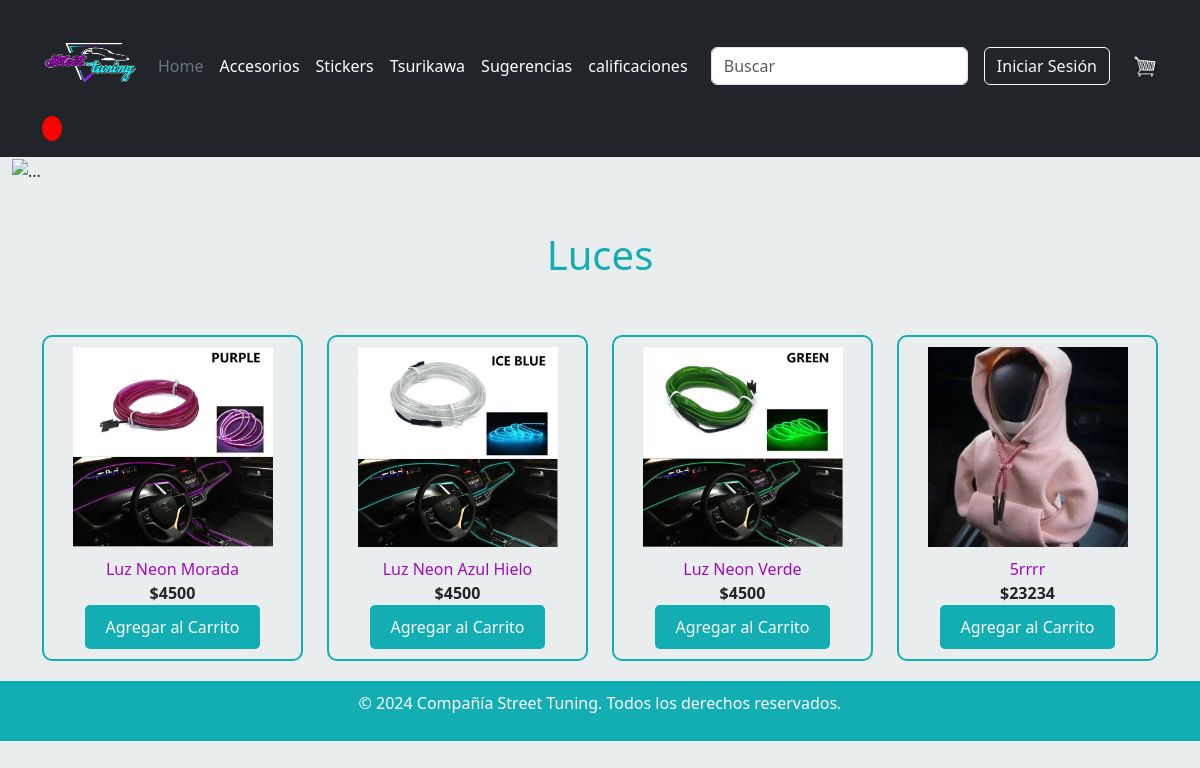
Screenshot of /luces with the database file from the repository.
### appweb/models.py (models this page shows, shortened)
class Producto(models.Model):
    id_producto = models.UUIDField(primary_key=True, default=uuid.uuid4, editable=False)
    nombre = models.CharField(max_length=4000)
    cantidad = models.IntegerField()
    precio = models.IntegerField()
    categoria = models.ForeignKey(Categoria, on_delete=models.CASCADE)
    foto = models.ImageField(upload_to="producto",null=True)

### appweb/views.py (the view)
# urls.py: path('luces', luces, name='luces'),
def luces(request):
    luces = Producto.objects.filter(categoria__id_categoria='82b3b0ea-da68-4f58-92f6-66638a08701d')
    data ={
        'luces' : luces
    }
    return render(request, 'luces.html', data)

### appweb/context_processors.py (called while the page is built)
def carrito_items(request):
    if request.user.is_authenticated:
        try:
            cliente = Cliente.objects.get(usuario=request.user)
            orden, created = Orden.objects.get_or_create(cliente=cliente, complete=False)
            carritoItems = orden.get_carrito_items
        except Cliente.DoesNotExist:
            carritoItems = 0
    else:
        carritoItems = 0
    return {'carritoItems': carritoItems}

### appweb/templates/luces.html (shortened to what this page needs)
{% extends 'base.html' %}
{% load static %}
{% block contenido %}
<head>
</head>
<div class="pag-accesorios">
  <div class="container-fluid">
    <img src="{% static './imagenes/principalAccesorios.png'%}" class="img-fluid" alt="...">
  </div>
  <div class="container">
    <br>
    <br>
    <h1>Luces</h1>
    <br>
    <br>
    <div class="row">
      {% for p in luces %}
      <div class="col-md-3">
        <div class="catalog-item text-center">
            {% if p.foto %}
            <img width="200" height="350" src="{{p.foto.url}}" class="img-responsive wp-post-image" alt="LuzDeSecuencia"
              class="img-fluid">
            {% else %}
            <img width="270" height="350" src="" class="img-responsive wp-post-image" alt="LuzDeSecuencia"
              class="img-fluid">
            {% endif%}
            <div class="catalog-item-title">{{p.nombre}}</div>
            <div class="catalog-item-price">${{p.precio|floatformat:0}}</div>
            <button data-p="{{ p.id_producto }}" data-action="add" class="btn-agregar add-btn update-cart">
              Agregar al Carrito
          </button>
        </div>
      </div>
      {% endfor %}
    </div>
</div>
{% endblock %}

### appweb/static/css/style.css (style rules this page uses)
.pag-accesorios { background-color: #EAEDED; }
.pag-accesorios h1 { color: #13AEB4; text-align: center; }
.catalog-item { border: 2px solid #13AEB4; border-radius: 10px; padding: 10px; margin-bottom: 20px; }
.catalog-item img { max-width: 100%; height: 200px; object-fit: cover; }
.catalog-item-title { text-align: center; color: #A00CBC; margin-top: 10px; }
.catalog-item-price { text-align: center; font-weight: bold; }
.btn-agregar { background-color: #13AEB4; color: white; border: none; padding: 10px 20px; border-radius: 5px; cursor: pointer; transition: background-color 0.3s; }

### rows the page displays
Producto: foto (picture), nombre "Luz Neon Morada", precio "4500"
Producto: foto (picture), nombre "Luz Neon Azul Hielo", precio "4500"
Producto: foto (picture), nombre "Luz Neon Verde", precio "4500"
Producto: foto (picture), nombre "5rrrr", precio "23234"
